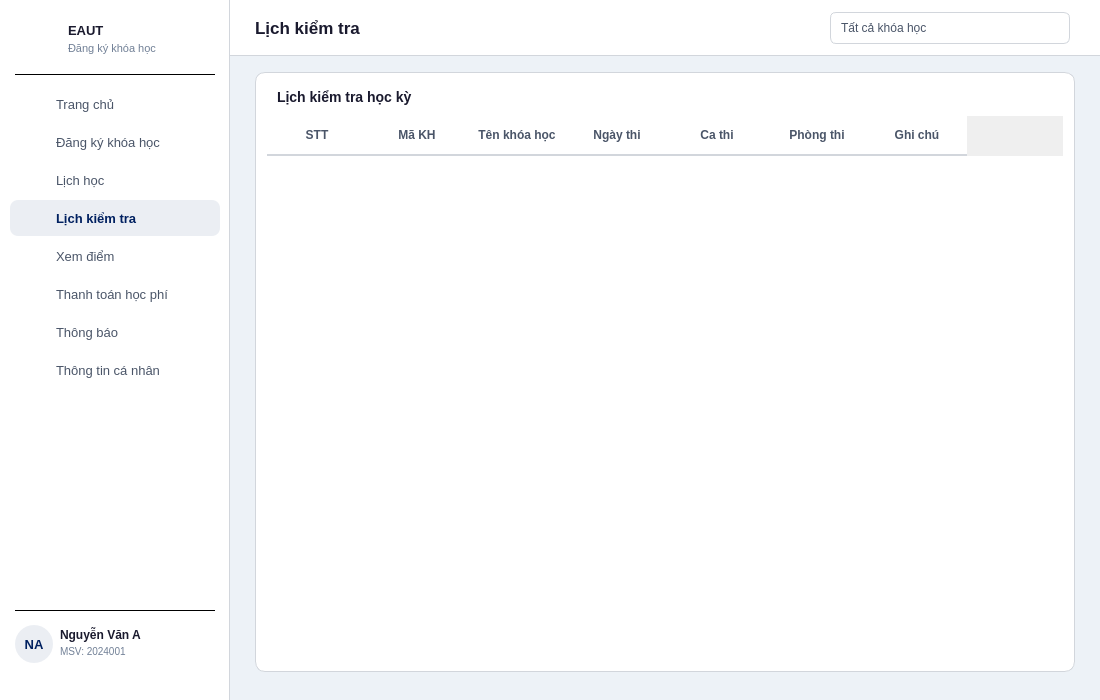
<?xml version="1.0" encoding="UTF-8"?>
<ui version="4.0">
 <class>ExamSchedule</class>
 <widget class="QWidget" name="ExamSchedule">
  <property name="geometry"><rect><x>0</x><y>0</y><width>1100</width><height>700</height></rect></property>
  <property name="minimumSize"><size><width>1100</width><height>700</height></size></property>
  <property name="windowTitle"><string>EAUT - Lịch kiểm tra</string></property>
  <property name="styleSheet"><string notr="true">QWidget#ExamSchedule { background: #edf2f7; }</string></property>

  <!-- SIDEBAR -->
  <widget class="QFrame" name="sidebar">
   <property name="geometry"><rect><x>0</x><y>0</y><width>230</width><height>700</height></rect></property>
   <property name="styleSheet"><string notr="true">QFrame#sidebar { background: #ffffff; border-right: 1px solid #d2d6dc; }</string></property>
   <property name="frameShape"><enum>QFrame::NoFrame</enum></property>

   <widget class="QLabel" name="lblSidebarLogo"><property name="geometry"><rect><x>20</x><y>20</y><width>42</width><height>42</height></rect></property><property name="styleSheet"><string notr="true">background: transparent;</string></property><property name="text"><string/></property><property name="scaledContents"><bool>true</bool></property></widget>
   <widget class="QLabel" name="lblSidebarSchool"><property name="geometry"><rect><x>68</x><y>20</y><width>150</width><height>20</height></rect></property><property name="styleSheet"><string notr="true">color: #1a1a2e; font-size: 13px; font-weight: bold; background: transparent;</string></property><property name="text"><string>EAUT</string></property></widget>
   <widget class="QLabel" name="lblSidebarSub"><property name="geometry"><rect><x>68</x><y>40</y><width>150</width><height>16</height></rect></property><property name="styleSheet"><string notr="true">color: #718096; font-size: 11px; background: transparent;</string></property><property name="text"><string>Đăng ký khóa học</string></property></widget>
   <widget class="QFrame" name="sepTop"><property name="geometry"><rect><x>15</x><y>74</y><width>200</width><height>1</height></rect></property><property name="styleSheet"><string notr="true">background: #d2d6dc;</string></property><property name="frameShape"><enum>QFrame::HLine</enum></property></widget>

   <widget class="QPushButton" name="btnHome"><property name="geometry"><rect><x>10</x><y>86</y><width>210</width><height>36</height></rect></property><property name="styleSheet"><string notr="true">QPushButton { background: transparent; color: #4a5568; border: none; border-radius: 8px; text-align: left; padding-left: 46px; font-size: 13px; } QPushButton:hover { background: #edf2f7; }</string></property><property name="text"><string>Trang chủ</string></property><property name="cursor"><cursorShape>PointingHandCursor</cursorShape></property></widget>
   <widget class="QLabel" name="iconHome"><property name="geometry"><rect><x>24</x><y>94</y><width>18</width><height>18</height></rect></property><property name="styleSheet"><string notr="true">background: transparent;</string></property><property name="text"><string/></property><property name="scaledContents"><bool>true</bool></property></widget>

   <widget class="QPushButton" name="btnRegister"><property name="geometry"><rect><x>10</x><y>124</y><width>210</width><height>36</height></rect></property><property name="styleSheet"><string notr="true">QPushButton { background: transparent; color: #4a5568; border: none; border-radius: 8px; text-align: left; padding-left: 46px; font-size: 13px; } QPushButton:hover { background: #edf2f7; }</string></property><property name="text"><string>Đăng ký khóa học</string></property><property name="cursor"><cursorShape>PointingHandCursor</cursorShape></property></widget>
   <widget class="QLabel" name="iconRegister"><property name="geometry"><rect><x>24</x><y>132</y><width>18</width><height>18</height></rect></property><property name="styleSheet"><string notr="true">background: transparent;</string></property><property name="text"><string/></property><property name="scaledContents"><bool>true</bool></property></widget>

   <widget class="QPushButton" name="btnSchedule"><property name="geometry"><rect><x>10</x><y>162</y><width>210</width><height>36</height></rect></property><property name="styleSheet"><string notr="true">QPushButton { background: transparent; color: #4a5568; border: none; border-radius: 8px; text-align: left; padding-left: 46px; font-size: 13px; } QPushButton:hover { background: #edf2f7; }</string></property><property name="text"><string>Lịch học</string></property><property name="cursor"><cursorShape>PointingHandCursor</cursorShape></property></widget>
   <widget class="QLabel" name="iconSchedule"><property name="geometry"><rect><x>24</x><y>170</y><width>18</width><height>18</height></rect></property><property name="styleSheet"><string notr="true">background: transparent;</string></property><property name="text"><string/></property><property name="scaledContents"><bool>true</bool></property></widget>

   <widget class="QPushButton" name="btnExam"><property name="geometry"><rect><x>10</x><y>200</y><width>210</width><height>36</height></rect></property><property name="styleSheet"><string notr="true">QPushButton { background: rgba(0,32,96,0.08); color: #002060; border: none; border-radius: 8px; text-align: left; padding-left: 46px; font-size: 13px; font-weight: bold; }</string></property><property name="text"><string>Lịch kiểm tra</string></property><property name="cursor"><cursorShape>PointingHandCursor</cursorShape></property></widget>
   <widget class="QLabel" name="iconExam"><property name="geometry"><rect><x>24</x><y>208</y><width>18</width><height>18</height></rect></property><property name="styleSheet"><string notr="true">background: transparent;</string></property><property name="text"><string/></property><property name="scaledContents"><bool>true</bool></property></widget>

   <widget class="QPushButton" name="btnGrades"><property name="geometry"><rect><x>10</x><y>238</y><width>210</width><height>36</height></rect></property><property name="styleSheet"><string notr="true">QPushButton { background: transparent; color: #4a5568; border: none; border-radius: 8px; text-align: left; padding-left: 46px; font-size: 13px; } QPushButton:hover { background: #edf2f7; }</string></property><property name="text"><string>Xem điểm</string></property><property name="cursor"><cursorShape>PointingHandCursor</cursorShape></property></widget>
   <widget class="QLabel" name="iconGrades"><property name="geometry"><rect><x>24</x><y>246</y><width>18</width><height>18</height></rect></property><property name="styleSheet"><string notr="true">background: transparent;</string></property><property name="text"><string/></property><property name="scaledContents"><bool>true</bool></property></widget>

   <widget class="QPushButton" name="btnTuition"><property name="geometry"><rect><x>10</x><y>276</y><width>210</width><height>36</height></rect></property><property name="styleSheet"><string notr="true">QPushButton { background: transparent; color: #4a5568; border: none; border-radius: 8px; text-align: left; padding-left: 46px; font-size: 13px; } QPushButton:hover { background: #edf2f7; }</string></property><property name="text"><string>Thanh toán học phí</string></property><property name="cursor"><cursorShape>PointingHandCursor</cursorShape></property></widget>
   <widget class="QLabel" name="iconTuition"><property name="geometry"><rect><x>24</x><y>284</y><width>18</width><height>18</height></rect></property><property name="styleSheet"><string notr="true">background: transparent;</string></property><property name="text"><string/></property><property name="scaledContents"><bool>true</bool></property></widget>

   <widget class="QPushButton" name="btnNotice"><property name="geometry"><rect><x>10</x><y>314</y><width>210</width><height>36</height></rect></property><property name="styleSheet"><string notr="true">QPushButton { background: transparent; color: #4a5568; border: none; border-radius: 8px; text-align: left; padding-left: 46px; font-size: 13px; } QPushButton:hover { background: #edf2f7; }</string></property><property name="text"><string>Thông báo</string></property><property name="cursor"><cursorShape>PointingHandCursor</cursorShape></property></widget>
   <widget class="QLabel" name="iconNotice"><property name="geometry"><rect><x>24</x><y>322</y><width>18</width><height>18</height></rect></property><property name="styleSheet"><string notr="true">background: transparent;</string></property><property name="text"><string/></property><property name="scaledContents"><bool>true</bool></property></widget>

   <widget class="QPushButton" name="btnProfile"><property name="geometry"><rect><x>10</x><y>352</y><width>210</width><height>36</height></rect></property><property name="styleSheet"><string notr="true">QPushButton { background: transparent; color: #4a5568; border: none; border-radius: 8px; text-align: left; padding-left: 46px; font-size: 13px; } QPushButton:hover { background: #edf2f7; }</string></property><property name="text"><string>Thông tin cá nhân</string></property><property name="cursor"><cursorShape>PointingHandCursor</cursorShape></property></widget>
   <widget class="QLabel" name="iconProfile"><property name="geometry"><rect><x>24</x><y>360</y><width>18</width><height>18</height></rect></property><property name="styleSheet"><string notr="true">background: transparent;</string></property><property name="text"><string/></property><property name="scaledContents"><bool>true</bool></property></widget>

   <widget class="QFrame" name="sepBottom"><property name="geometry"><rect><x>15</x><y>610</y><width>200</width><height>1</height></rect></property><property name="styleSheet"><string notr="true">background: #d2d6dc;</string></property><property name="frameShape"><enum>QFrame::HLine</enum></property></widget>
   <widget class="QLabel" name="lblAvatar"><property name="geometry"><rect><x>15</x><y>625</y><width>38</width><height>38</height></rect></property><property name="styleSheet"><string notr="true">background: rgba(0,32,96,0.08); border-radius: 19px; color: #002060; font-size: 13px; font-weight: bold;</string></property><property name="text"><string>NA</string></property><property name="alignment"><set>Qt::AlignCenter</set></property></widget>
   <widget class="QLabel" name="lblStudentName"><property name="geometry"><rect><x>60</x><y>626</y><width>110</width><height>17</height></rect></property><property name="styleSheet"><string notr="true">color: #1a1a2e; font-size: 12px; font-weight: bold; background: transparent;</string></property><property name="text"><string>Nguyễn Văn A</string></property></widget>
   <widget class="QLabel" name="lblStudentId"><property name="geometry"><rect><x>60</x><y>644</y><width>110</width><height>15</height></rect></property><property name="styleSheet"><string notr="true">color: #718096; font-size: 10px; background: transparent;</string></property><property name="text"><string>MSV: 2024001</string></property></widget>
   <widget class="QLabel" name="iconLogout"><property name="geometry"><rect><x>191</x><y>635</y><width>18</width><height>18</height></rect></property><property name="styleSheet"><string notr="true">background: transparent;</string></property><property name="text"><string/></property><property name="scaledContents"><bool>true</bool></property></widget>
   <widget class="QPushButton" name="btnLogout"><property name="geometry"><rect><x>183</x><y>627</y><width>34</width><height>34</height></rect></property><property name="styleSheet"><string notr="true">QPushButton { background: transparent; border: none; } QPushButton:hover { background: #fce8e6; border-radius: 8px; }</string></property><property name="text"><string/></property><property name="cursor"><cursorShape>PointingHandCursor</cursorShape></property><property name="toolTip"><string>Đăng xuất</string></property></widget>
  </widget>

  <!-- CONTENT -->
  <widget class="QFrame" name="contentArea">
   <property name="geometry"><rect><x>230</x><y>0</y><width>870</width><height>700</height></rect></property>
   <property name="styleSheet"><string notr="true">QFrame#contentArea { background: #edf2f7; border: none; }</string></property>
   <property name="frameShape"><enum>QFrame::NoFrame</enum></property>

   <widget class="QFrame" name="headerBar">
    <property name="geometry"><rect><x>0</x><y>0</y><width>870</width><height>56</height></rect></property>
    <property name="styleSheet"><string notr="true">QFrame#headerBar { background: white; border-bottom: 1px solid #d2d6dc; }</string></property>
    <property name="frameShape"><enum>QFrame::NoFrame</enum></property>
    <widget class="QLabel" name="lblPageTitle"><property name="geometry"><rect><x>25</x><y>0</y><width>300</width><height>56</height></rect></property><property name="styleSheet"><string notr="true">color: #1a1a2e; font-size: 17px; font-weight: bold; background: transparent;</string></property><property name="text"><string>Lịch kiểm tra</string></property><property name="alignment"><set>Qt::AlignLeft|Qt::AlignVCenter</set></property></widget>
    <widget name="cboSemester" class="QComboBox">
     <property name="geometry"><rect><x>600</x><y>12</y><width>240</width><height>32</height></rect></property>
     <property name="styleSheet"><string notr="true">QComboBox { border: 1px solid #d2d6dc; border-radius: 6px; padding: 5px 10px; font-size: 12px; background: white; color: #4a5568; } QComboBox::drop-down { border: none; }</string></property>
     <item><property name="text"><string>Tất cả khóa học</string></property></item>
    </widget>
   </widget>

   <!-- Exam Table Card -->
   <widget class="QFrame" name="examFrame">
    <property name="geometry"><rect><x>25</x><y>72</y><width>820</width><height>600</height></rect></property>
    <property name="styleSheet"><string notr="true">QFrame#examFrame { background: white; border: 1px solid #d2d6dc; border-radius: 10px; }</string></property>
    <property name="frameShape"><enum>QFrame::NoFrame</enum></property>

    <widget class="QLabel" name="lblExamTitle"><property name="geometry"><rect><x>22</x><y>14</y><width>400</width><height>22</height></rect></property><property name="styleSheet"><string notr="true">color: #1a1a2e; font-size: 14px; font-weight: bold; background: transparent;</string></property><property name="text"><string>Lịch kiểm tra học kỳ</string></property></widget>

    <widget class="QTableWidget" name="tblExam">
     <property name="geometry"><rect><x>12</x><y>44</y><width>796</width><height>540</height></rect></property>
     <property name="styleSheet">
      <string notr="true">
       QTableWidget { border: none; font-size: 12px; background: white; alternate-background-color: #f7fafc; selection-background-color: rgba(0,32,96,0.08); }
       QTableWidget::item { padding: 10px 8px; border-bottom: 1px solid #edf2f7; }
       QHeaderView::section { background: white; color: #4a5568; font-weight: bold; padding: 10px 8px; border: none; border-bottom: 2px solid #d2d6dc; font-size: 12px; }
      </string>
     </property>
     <property name="alternatingRowColors"><bool>true</bool></property>
     <property name="selectionBehavior"><enum>QAbstractItemView::SelectRows</enum></property>
     <property name="editTriggers"><set>QAbstractItemView::NoEditTriggers</set></property>
     <property name="showGrid"><bool>false</bool></property>
     <property name="columnCount"><number>7</number></property>
     <column><property name="text"><string>STT</string></property></column>
     <column><property name="text"><string>Mã KH</string></property></column>
     <column><property name="text"><string>Tên khóa học</string></property></column>
     <column><property name="text"><string>Ngày thi</string></property></column>
     <column><property name="text"><string>Ca thi</string></property></column>
     <column><property name="text"><string>Phòng thi</string></property></column>
     <column><property name="text"><string>Ghi chú</string></property></column>
    </widget>
   </widget>
  </widget>
 </widget>
 <resources/>
 <connections/>
</ui>
